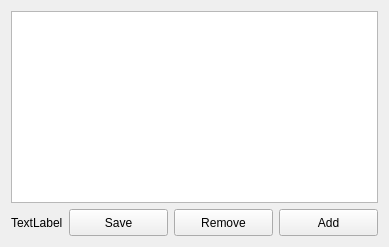
          <widget class="QWidget" name="tab_11">
           <attribute name="title">
            <string>Dark</string>
           </attribute>
           <layout class="QGridLayout" name="gridLayout_13">
            <item row="0" column="0" colspan="4">
             <widget class="QListWidget" name="listWidget_11">
              <property name="selectionMode">
               <enum>QAbstractItemView::ExtendedSelection</enum>
              </property>
             </widget>
            </item>
            <item row="1" column="0">
             <widget class="QLabel" name="label_12">
              <property name="text">
               <string>TextLabel</string>
              </property>
             </widget>
            </item>
            <item row="1" column="2">
             <widget class="QPushButton" name="pushButton_26">
              <property name="minimumSize">
               <size>
                <width>99</width>
                <height>27</height>
               </size>
              </property>
              <property name="maximumSize">
               <size>
                <width>99</width>
                <height>27</height>
               </size>
              </property>
              <property name="text">
               <string>Remove</string>
              </property>
             </widget>
            </item>
            <item row="1" column="3">
             <widget class="QPushButton" name="pushButton_27">
              <property name="minimumSize">
               <size>
                <width>99</width>
                <height>27</height>
               </size>
              </property>
              <property name="maximumSize">
               <size>
                <width>99</width>
                <height>27</height>
               </size>
              </property>
              <property name="text">
               <string>Add</string>
              </property>
             </widget>
            </item>
            <item row="1" column="1">
             <widget class="QPushButton" name="pushButton_28">
              <property name="minimumSize">
               <size>
                <width>99</width>
                <height>27</height>
               </size>
              </property>
              <property name="maximumSize">
               <size>
                <width>99</width>
                <height>27</height>
               </size>
              </property>
              <property name="text">
               <string>Save</string>
              </property>
             </widget>
            </item>
           </layout>
          </widget>
